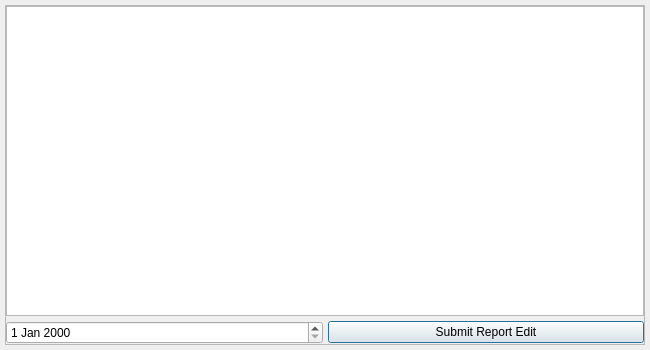
<?xml version="1.0" encoding="UTF-8"?>
<ui version="4.0">
 <class>Dialog</class>
 <widget class="QDialog" name="Dialog">
  <property name="geometry">
   <rect>
    <x>0</x>
    <y>0</y>
    <width>650</width>
    <height>350</height>
   </rect>
  </property>
  <property name="minimumSize">
   <size>
    <width>650</width>
    <height>350</height>
   </size>
  </property>
  <property name="windowTitle">
   <string>Dialog</string>
  </property>
  <layout class="QGridLayout" name="gridLayout">
   <property name="leftMargin">
    <number>5</number>
   </property>
   <property name="topMargin">
    <number>5</number>
   </property>
   <property name="rightMargin">
    <number>5</number>
   </property>
   <property name="bottomMargin">
    <number>5</number>
   </property>
   <item row="0" column="0">
    <widget class="QFrame" name="frame">
     <property name="frameShape">
      <enum>QFrame::StyledPanel</enum>
     </property>
     <property name="frameShadow">
      <enum>QFrame::Raised</enum>
     </property>
     <layout class="QGridLayout" name="gridLayout_2">
      <property name="leftMargin">
       <number>0</number>
      </property>
      <property name="topMargin">
       <number>0</number>
      </property>
      <property name="rightMargin">
       <number>0</number>
      </property>
      <property name="bottomMargin">
       <number>0</number>
      </property>
      <property name="spacing">
       <number>5</number>
      </property>
      <item row="1" column="1">
       <widget class="QPushButton" name="pushButton">
        <property name="text">
         <string>Submit Report Edit</string>
        </property>
       </widget>
      </item>
      <item row="0" column="0" colspan="2">
       <widget class="QTextEdit" name="textEdit"/>
      </item>
      <item row="1" column="0">
       <widget class="QDateEdit" name="dateEdit"/>
      </item>
     </layout>
    </widget>
   </item>
  </layout>
 </widget>
 <tabstops>
  <tabstop>textEdit</tabstop>
  <tabstop>dateEdit</tabstop>
  <tabstop>pushButton</tabstop>
 </tabstops>
 <resources/>
 <connections/>
</ui>
